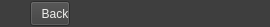
<?xml version="1.0" encoding="UTF-8"?>
<ui version="4.0">
 <class>BackPanel</class>
 <widget class="QWidget" name="BackPanel">
  <property name="geometry">
   <rect>
    <x>0</x>
    <y>0</y>
    <width>270</width>
    <height>27</height>
   </rect>
  </property>
  <property name="windowTitle">
   <string>Form</string>
  </property>
  <property name="styleSheet">
   <string notr="true"/>
  </property>
  <layout class="QHBoxLayout" name="horizontalLayout_2">
   <property name="spacing">
    <number>0</number>
   </property>
   <property name="leftMargin">
    <number>0</number>
   </property>
   <property name="topMargin">
    <number>0</number>
   </property>
   <property name="rightMargin">
    <number>0</number>
   </property>
   <property name="bottomMargin">
    <number>0</number>
   </property>
   <item>
    <widget class="QWidget" name="widget_1" native="true">
     <property name="minimumSize">
      <size>
       <width>260</width>
       <height>0</height>
      </size>
     </property>
     <property name="maximumSize">
      <size>
       <width>260</width>
       <height>16777215</height>
      </size>
     </property>
     <property name="styleSheet">
      <string notr="true">background-color: rgb(62, 62, 62);</string>
     </property>
     <layout class="QGridLayout" name="gridLayout_2">
      <property name="leftMargin">
       <number>0</number>
      </property>
      <property name="topMargin">
       <number>0</number>
      </property>
      <property name="rightMargin">
       <number>0</number>
      </property>
      <property name="bottomMargin">
       <number>0</number>
      </property>
      <property name="spacing">
       <number>0</number>
      </property>
      <item row="0" column="0">
       <layout class="QHBoxLayout" name="horizontalLayout" stretch="0,0">
        <property name="spacing">
         <number>0</number>
        </property>
        <property name="leftMargin">
         <number>30</number>
        </property>
        <item>
         <widget class="QPushButton" name="pushButtonBack">
          <property name="maximumSize">
           <size>
            <width>65</width>
            <height>25</height>
           </size>
          </property>
          <property name="styleSheet">
           <string notr="true">color: rgb(238, 238, 236);
font:13px 'Roboto';
padding-left:10px;</string>
          </property>
          <property name="text">
           <string>Back</string>
          </property>
         </widget>
        </item>
        <item>
         <spacer name="horizontalSpacer">
          <property name="orientation">
           <enum>Qt::Horizontal</enum>
          </property>
          <property name="sizeHint" stdset="0">
           <size>
            <width>40</width>
            <height>20</height>
           </size>
          </property>
         </spacer>
        </item>
       </layout>
      </item>
     </layout>
    </widget>
   </item>
   <item>
    <widget class="QWidget" name="widget_2" native="true">
     <property name="minimumSize">
      <size>
       <width>0</width>
       <height>0</height>
      </size>
     </property>
     <property name="maximumSize">
      <size>
       <width>16777215</width>
       <height>16777215</height>
      </size>
     </property>
     <property name="styleSheet">
      <string notr="true">background-color: rgb(62, 62, 62);</string>
     </property>
    </widget>
   </item>
  </layout>
 </widget>
 <resources/>
 <connections/>
</ui>
